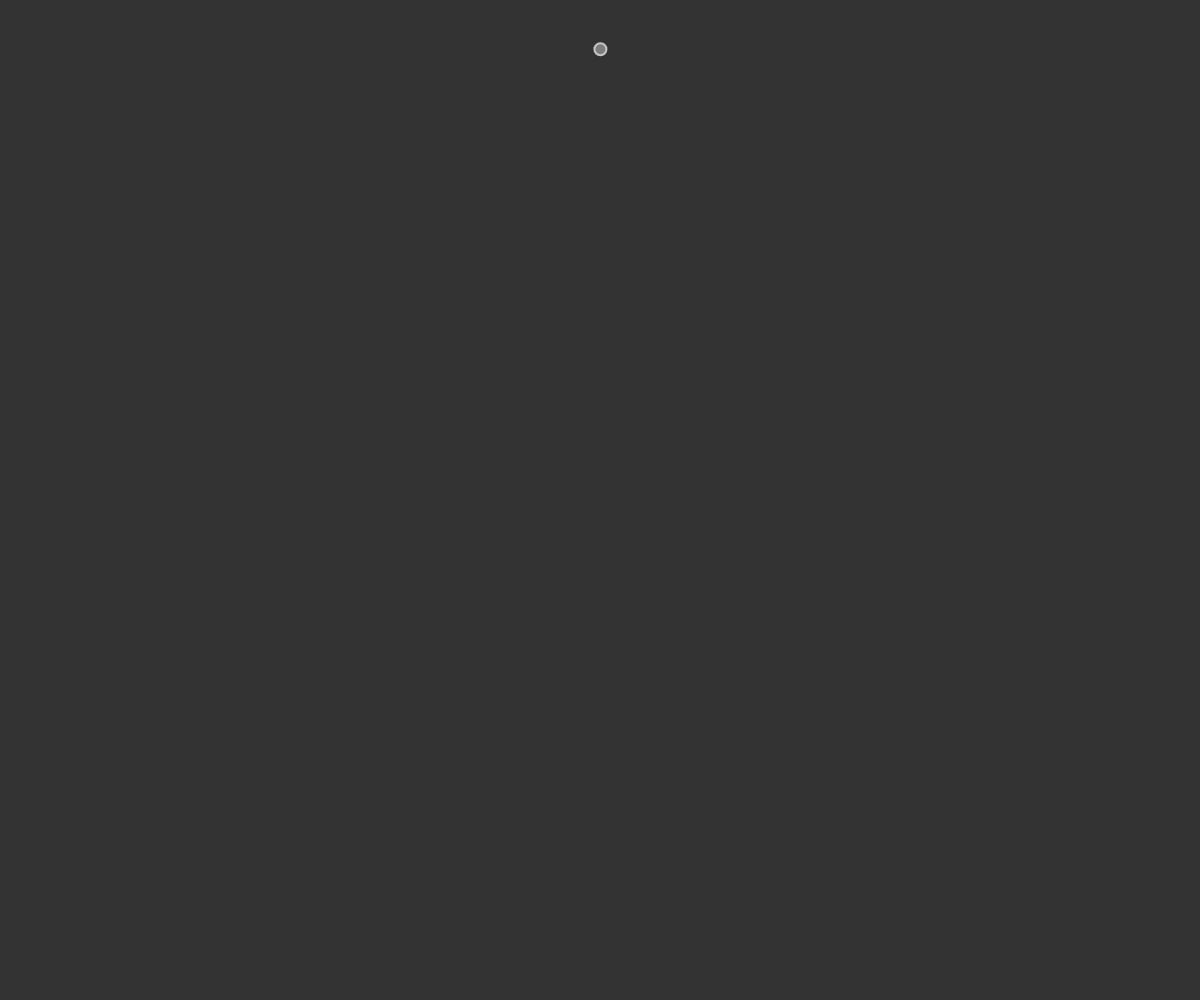
Frame 1 (no input)
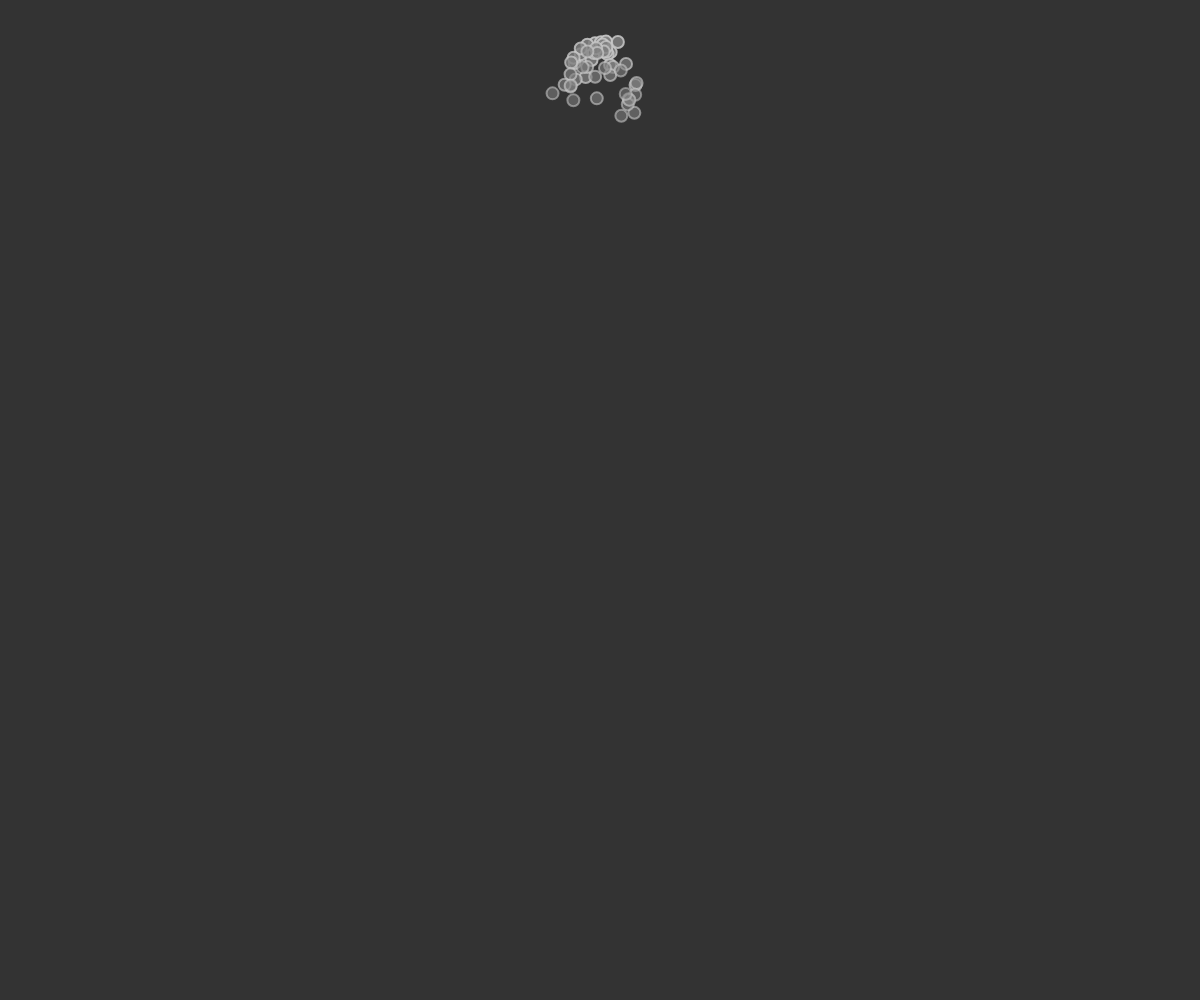
Frame 60 (no input)
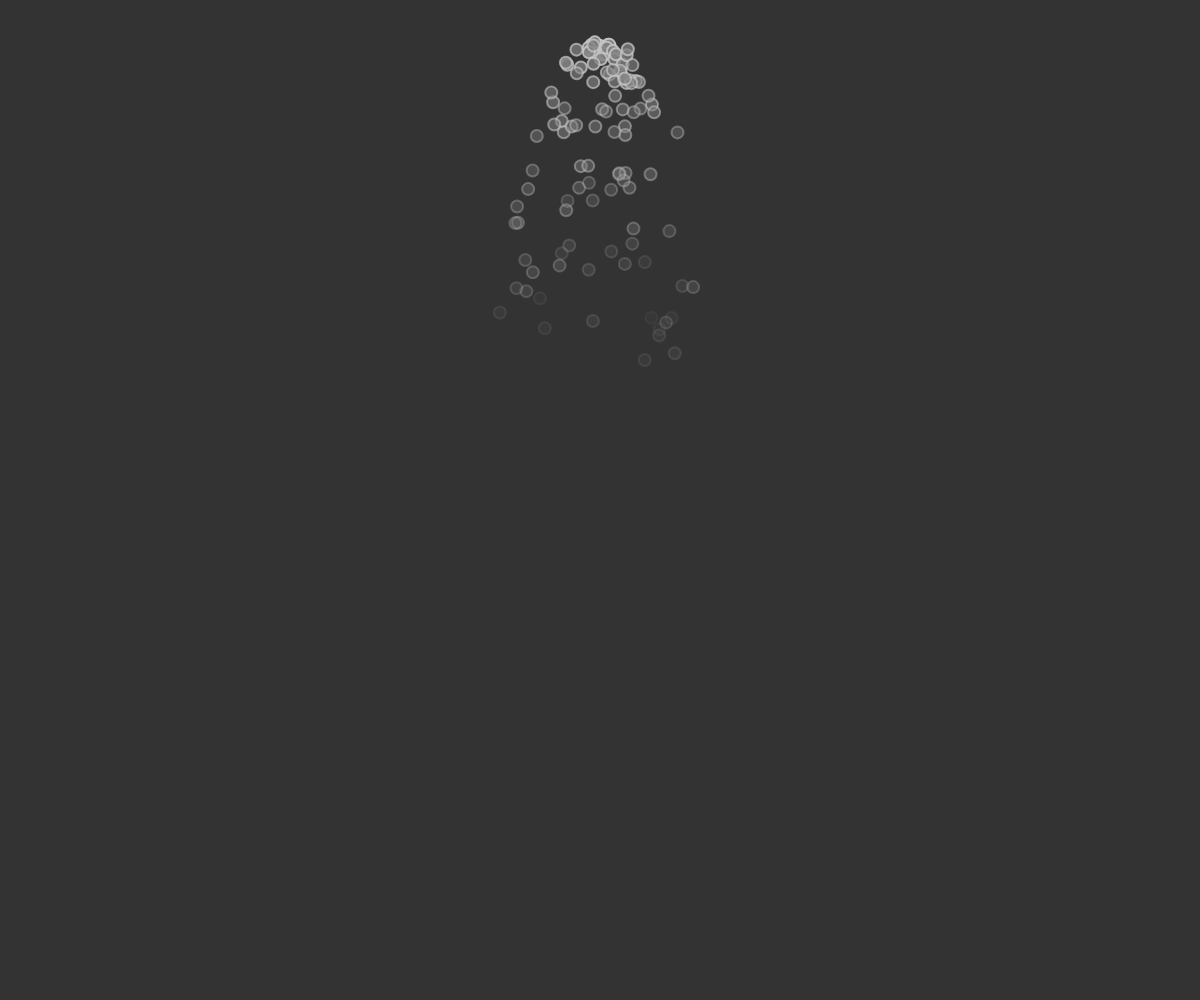
Frame 120 (the mouse pressed at the canvas centre since frame 60)

The p5.js sketch that drew these frames (run headless with seeded random() and noise() and a simulated clock; from frame 60 on, the mouse is pressed at the canvas centre):

// p5.js sketch
// ── sketch.js
let system;

function setup() {
  createCanvas(windowWidth, windowHeight);
  system = new ParticleSystem(createVector(width / 2, 50));
}

function draw() {
  background(51);
  system.addParticle();
  system.run();
}

function windowResized() {
  resizeCanvas(windowWidth, windowHeight);
}

// A simple Particle class
let Particle = function(position) {
  this.acceleration = createVector(0, 0.05);
  this.velocity = createVector(random(-1, 1), random(-1, 0));
  this.position = position.copy();
  this.lifespan = 255;
};

Particle.prototype.run = function() {
  this.update();
  this.display();
};

// Method to update position
Particle.prototype.update = function(){
  this.velocity.add(this.acceleration);
  this.position.add(this.velocity);
  this.lifespan -= 2;
};

// Method to display
Particle.prototype.display = function() {
  stroke(200, this.lifespan);
  strokeWeight(2);
  fill(127, this.lifespan);
  ellipse(this.position.x, this.position.y, 12, 12);
};

// Is the particle still useful?
Particle.prototype.isDead = function(){
  return this.lifespan < 0;
};

let ParticleSystem = function(position) {
  this.origin = position.copy();
  this.particles = [];
};

ParticleSystem.prototype.addParticle = function() {
  this.particles.push(new Particle(this.origin));
};

ParticleSystem.prototype.run = function() {
  for (let i = this.particles.length-1; i >= 0; i--) {
    let p = this.particles[i];
    p.run();
    if (p.isDead()) {
      this.particles.splice(i, 1);
    }
  }
};
